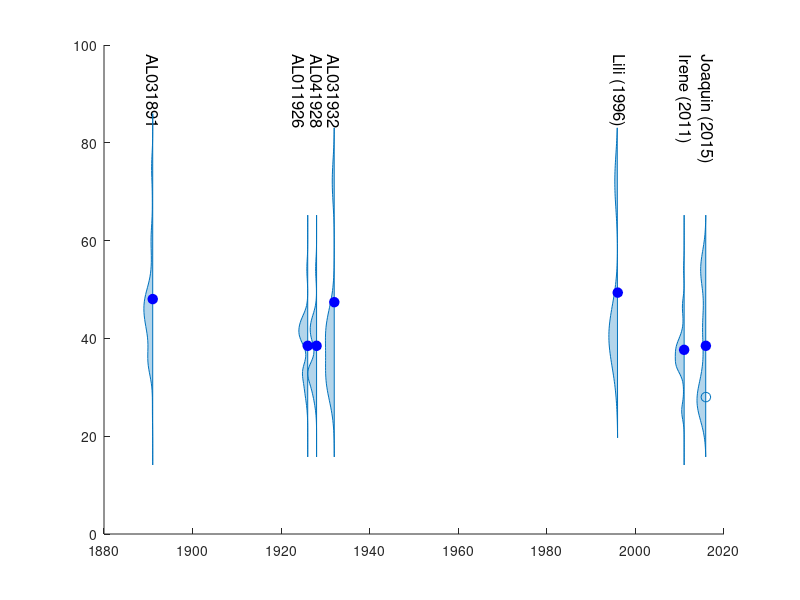

The MATLAB source for this figure: (Note: this script raises an error after producing the figure.)
close all
clc 
clear all


load('x1918.mat');
load('y1918.mat');

load('x1926.mat');
load('y1926.mat');

load('x1928.mat');
load('y1928.mat');

load('x1932.mat');
load('y1932.mat');

load('xlili.mat');
load('ylili.mat');

load('xIrene.mat');
load('yIrene.mat');

load('xJoaquin.mat');
load('yJoaquin.mat');


% rm load
load("rm-hist-distribution.mat");


%%%%%%%%%%%% scaling y
y1918_s=y1918/max(y1918);
y1926_s=y1926/max(y1926);
y1928_s=y1928/max(y1928);
y1932_s=y1932/max(y1932);
ylili_s=ylili/max(ylili);
yIrene_s=yIrene/max(yIrene);
yJoaquin_s=yJoaquin/max(yJoaquin);

%shifting
a=2;


% figure plot
%figurePosition = [1 41 1920/2 964/2];
figurePosition = [1 1 1350 550];
% Figure 1
    % Open a figure with figure handle variable: figure1H 
    %                   (so we do not use gcf)
figure1H = figure(1);
    % Call the axes with the handle: axes1H (so we do not use gca)
axes1H_f1 = axes;
    % Calling the hold on, techincally not needed because 
    % we can plot a patch and the line without it removing 
    % or replacing the line (kind of strange)
% hold on
%box on

%figure(1)

% % llx=y1918_s+14;
% % llx(72)=y1918_s(1)+14;
% % 
% % lly=x1918;
% % lly(72)=x1918(1);
% % 
% % yyaxis 'right'
% % plot1H_f1 = patch(llx,lly,'r')
% % set(plot1H_f1, 'EdgeColor','r','MarkerFaceColor','r','FaceAlpha',0.3)
% % 
% % %%%%%%%%%%%%%%%%%%%%%%
% % 
% % llx=y1926_s+12;
% % llx(141)=y1926_s(1)+12;
% % 
% % lly=x1926;
% % lly(141)=x1926(1);
% % 
% % 
% % plot1H_f2 = patch(llx,lly,'r')
% % set(plot1H_f2, 'EdgeColor','r','MarkerFaceColor','r','FaceAlpha',0.3)
% % 
% % %%%%%%%%%%%%%%%%%%%%%%
% % 
% % llx=y1928_s+10;
% % llx(181)=y1928_s(1)+10;
% % 
% % lly=x1928;
% % lly(181)=x1928(1);
% % 
% % 
% % plot1H_f3 = patch(llx,lly,'r')
% % set(plot1H_f3, 'EdgeColor','r','MarkerFaceColor','r','FaceAlpha',0.3)
% % 
% % %%%%%%%%%%%%%%%%%%%%%%
% % 
% % llx=y1932_s+8;
% % llx(121)=y1932_s(1)+8;
% % 
% % lly=x1932;
% % lly(121)=x1932(1);
% % 
% % 
% % plot1H_f4 = patch(llx,lly,'r')
% % set(plot1H_f4, 'EdgeColor','r','MarkerFaceColor','r','FaceAlpha',0.3)
% % 
% % %%%%%%%%%%%%%%%%%%%%%%
% % 
% % llx=ylili_s+6;
% % llx(121)=ylili_s(1)+6;
% % 
% % lly=xlili;
% % lly(121)=xlili(1);
% % 
% % 
% % plot1H_f5 = patch(llx,lly,'r')
% % set(plot1H_f5, 'EdgeColor','r','MarkerFaceColor','r','FaceAlpha',0.3)
% % 
% % %%%%%%%%%%%%%%%%%%%%%%
% % 
% % llx=yIrene_s+4;
% % llx(181)=yIrene_s(1)+4;
% % 
% % lly=xIrene;
% % lly(181)=xIrene(1);
% % 
% % 
% % plot1H_f6 = patch(llx,lly,'r')
% % set(plot1H_f6, 'EdgeColor','r','MarkerFaceColor','r','FaceAlpha',0.3)
% % 
% % %%%%%%%%%%%%%%%%%%%%%%
% % 
% % llx=yJoaquin_s+2;
% % llx(141)=yJoaquin_s(1)+2;
% % 
% % lly=xJoaquin;
% % lly(141)=xJoaquin(1);
% % 
% % 
% % plot1H_f7 = patch(llx,lly,'r')
% % set(plot1H_f7, 'EdgeColor','r','MarkerFaceColor','r','FaceAlpha',0.3)
% % 
% % hold on
% % %%%%%%%%% adding point
% % plot1H_f8 = plot(2,1.39)
% % set(plot1H_f8, 'Marker','o','MarkerSize', 7,'MarkerFaceColor','[0.9290 0.6940 0.1250]','MarkerEdgeColor','k','LineStyle','-')
% % 
% % hold on
% % plot1H_f9 = plot(4,1.02)
% % set(plot1H_f9, 'Marker','o','MarkerSize', 7,'MarkerFaceColor','[0.9290 0.6940 0.1250]','MarkerEdgeColor','k','LineStyle','-')
% % 
% % hold on
% % plot1H_f10 = plot(6,0.67)
% % set(plot1H_f10, 'Marker','o','MarkerSize', 7,'MarkerFaceColor','[0.9290 0.6940 0.1250]','MarkerEdgeColor','k','LineStyle','-')
% % 
% % 
% % hold on
% % plot1H_f11 = plot(8,0.85)
% % set(plot1H_f11, 'Marker','o','MarkerSize', 7,'MarkerFaceColor','[0.6350, 0.0780, 0.1840]','MarkerEdgeColor','[0.6350, 0.0780, 0.1840]','LineStyle','none')
% % 
% % 
% % 
% % hold on
% % plot1H_f12 = plot(10,1.1)
% % set(plot1H_f12, 'Marker','o','MarkerSize', 7,'MarkerFaceColor','[0.6350, 0.0780, 0.1840]','MarkerEdgeColor','[0.6350, 0.0780, 0.1840]','LineStyle','none')
% % 
% % 
% % hold on
% % plot1H_f13 = plot(12,1.35)
% % set(plot1H_f13, 'Marker','o','MarkerSize', 7,'MarkerFaceColor','[0.6350, 0.0780, 0.1840]','MarkerEdgeColor','[0.6350, 0.0780, 0.1840]','LineStyle','none')
% % 
% % 
% % 
% % hold on
% % plot1H_f14 = plot(14,0.84)
% % set(plot1H_f14, 'Marker','o','MarkerSize', 7,'MarkerFaceColor','[0.6350, 0.0780, 0.1840]','MarkerEdgeColor','[0.6350, 0.0780, 0.1840]','LineStyle','none')
% % 
% % 
% % %%%%%%%%% adding point
% % plot1H_f15 = plot(2,1.65)
% % set(plot1H_f15, 'Marker','o','MarkerSize', 7,'MarkerFaceColor','[0.6350, 0.0780, 0.1840]','MarkerEdgeColor','[0.6350, 0.0780, 0.1840]','LineStyle','none')
% % 
% % hold on
% % plot1H_f16 = plot(4,1.1)
% % set(plot1H_f16, 'Marker','o','MarkerSize', 7,'MarkerFaceColor','[0.6350, 0.0780, 0.1840]','MarkerEdgeColor','[0.6350, 0.0780, 0.1840]','LineStyle','none')
% % 
% % hold on
% % plot1H_f17 = plot(6,0.57)
% % set(plot1H_f17, 'Marker','o','MarkerSize', 7,'MarkerFaceColor','[0.6350, 0.0780, 0.1840]','MarkerEdgeColor','[0.6350, 0.0780, 0.1840]','LineStyle','none')
% % 
% % 
% % 
% % 

text(2015.9,98,'Joaquin (2015)','FontSize',12,'color','k','Rotation',-90)
text(2011,98,'Irene (2011)','FontSize',12,'color','k','Rotation',-90)
text(1996,98,'Lili (1996)','FontSize',12,'color','k','Rotation',-90)
text(1932,98,'AL031932','FontSize',12,'color','k','Rotation',-90)
text(1928,98,'AL041928','FontSize',12,'color','k','Rotation',-90)
text(1924,98,'AL011926','FontSize',12,'color','k','Rotation',-90)
text(1891,98,'AL031891','FontSize',12,'color','k','Rotation',-90)
% % 
% % xlim([0 16])






%titleH_f1 = title(axes1H_f1,'Distribution of Storm Tides and Radius of Maximum Wind Estimations for Historical Storms');
%xLabelH_f1 = xlabel(axes1H_f1,'Return Period (year)');

           
%export_fig(figure1H,'rp_1988_2015.png')

%%%%%%%%%%%%%%%%%%%%%%

llx=-Joaquin(1,:)/max(Joaquin(1,:))*2+2015.9;
llx(101)=-Joaquin(1,1)/max(Joaquin(1,:))*2+2015.9;

lly=Joaquin(2,:);
lly(101)=Joaquin(2,1);

%yyaxis left
plot1H_f18 = patch(llx,lly,[0 0.4470 0.7410])
set(plot1H_f18, 'EdgeColor',[0 0.4470 0.7410],'MarkerFaceColor',[0 0.4470 0.7410],'FaceAlpha',0.3)

hold on
%%%%%%%%%%%%%%%%%%%%%%%%%%%%%%%%%%%%%%%%%%



llx=-Irene(1,:)/max(Irene(1,:))*2+2011;
llx(101)=-Irene(1,1)/max(Irene(1,:))*2+2011;

lly=Irene(2,:);
lly(101)=Irene(2,1);

%yyaxis left
plot1H_f19 = patch(llx,lly,[0 0.4470 0.7410])
set(plot1H_f19, 'EdgeColor',[0 0.4470 0.7410],'MarkerFaceColor',[0 0.4470 0.7410],'FaceAlpha',0.3)

hold on
%%%%%%%%%%%%%%%%%%%%%%%%%%%%%%%%%%%%%%%%%%


llx=-Lili(1,:)/max(Lili(1,:))*2+1996;
llx(101)=-Lili(1,1)/max(Lili(1,:))*2+1996;

lly=Lili(2,:);
lly(101)=Lili(2,1);

%yyaxis left
plot1H_f20 = patch(llx,lly,[0 0.4470 0.7410])
set(plot1H_f20, 'EdgeColor',[0 0.4470 0.7410],'MarkerFaceColor',[0 0.4470 0.7410],'FaceAlpha',0.3)

hold on
%%%%%%%%%%%%%%%%%%%%%%%%%%%%%%%%%%%%%%%%%%


llx=-AL141932(1,:)/max(AL141932(1,:))*2+1932;
llx(101)=-AL141932(1,1)/max(AL141932(1,:))*2+1932;

lly=AL141932(2,:);
lly(101)=AL141932(2,1);

%yyaxis left
plot1H_f21 = patch(llx,lly,[0 0.4470 0.7410])
set(plot1H_f21, 'EdgeColor',[0 0.4470 0.7410],'MarkerFaceColor',[0 0.4470 0.7410],'FaceAlpha',0.3)

hold on
%%%%%%%%%%%%%%%%%%%%%%%%%%%%%%%%%%%%%%%%%%


llx=-AL041928(1,:)/max(AL041928(1,:))*2+1928;
llx(101)=-AL041928(1,1)/max(AL041928(1,:))*2+1928;

lly=AL041928(2,:);
lly(101)=AL041928(2,1);

%yyaxis left
plot1H_f21 = patch(llx,lly,[0 0.4470 0.7410])
set(plot1H_f21, 'EdgeColor',[0 0.4470 0.7410],'MarkerFaceColor',[0 0.4470 0.7410],'FaceAlpha',0.3)

hold on
%%%%%%%%%%%%%%%%%%%%%%%%%%%%%%%%%%%%%%%%%%


llx=-AL011926(1,:)/max(AL011926(1,:))*2+1926;
llx(101)=-AL011926(1,1)/max(AL011926(1,:))*2+1926;

lly=AL011926(2,:);
lly(101)=AL011926(2,1);

%yyaxis left
plot1H_f22 = patch(llx,lly,[0 0.4470 0.7410])
set(plot1H_f22, 'EdgeColor',[0 0.4470 0.7410],'MarkerFaceColor',[0 0.4470 0.7410],'FaceAlpha',0.3)

hold on
%%%%%%%%%%%%%%%%%%%%%%%%%%%%%%%%%%%%%%%%%%



llx=-AL031891(1,:)/max(AL031891(1,:))*2+1891;
llx(101)=-AL031891(1,1)/max(AL031891(1,:))*2+1891;

lly=AL031891(2,:);
lly(101)=AL031891(2,1);

%yyaxis left
plot1H_f22 = patch(llx,lly,[0 0.4470 0.7410])
set(plot1H_f22, 'EdgeColor',[0 0.4470 0.7410],'MarkerFaceColor',[0 0.4470 0.7410],'FaceAlpha',0.3)

hold on
%%%%%%%%%%%%%%%%%%%%%%%%%%%%%%%%%%%%%%%%%%

% adding points
%%%%%%%%% adding point
plot1H_f23 = plot(2015.9,mean(Joaquin(2,:))-2)
set(plot1H_f23, 'Marker','o','MarkerSize', 7,'MarkerFaceColor','b','MarkerEdgeColor','b','LineStyle','none')

hold on
plot1H_f24 = plot(2011,mean(Irene(2,:))-2)
set(plot1H_f24, 'Marker','o','MarkerSize', 7,'MarkerFaceColor','b','MarkerEdgeColor','b','LineStyle','none')

hold on
plot1H_f25 = plot(1996,mean(Lili(2,:))-2)
set(plot1H_f25, 'Marker','o','MarkerSize', 7,'MarkerFaceColor','b','MarkerEdgeColor','b','LineStyle','none')


hold on
plot1H_f26 = plot(1932,mean(AL141932(2,:))-2)
set(plot1H_f26, 'Marker','o','MarkerSize', 7,'MarkerFaceColor','b','MarkerEdgeColor','b','LineStyle','none')



hold on
plot1H_f27 = plot(1928,mean(AL041928(2,:))-2)
set(plot1H_f27, 'Marker','o','MarkerSize', 7,'MarkerFaceColor','b','MarkerEdgeColor','b','LineStyle','none')


hold on
plot1H_f28 = plot(1926,mean(AL011926(2,:))-2)
set(plot1H_f28, 'Marker','o','MarkerSize', 7,'MarkerFaceColor','b','MarkerEdgeColor','b','LineStyle','none')



hold on
plot1H_f29 = plot(1891,mean(AL031891(2,:))-2)
set(plot1H_f29, 'Marker','o','MarkerSize', 7,'MarkerFaceColor','b','MarkerEdgeColor','b','LineStyle','none')

%%%%%%%%% adding point
plot1H_f30 = plot(2015.9,28)
set(plot1H_f30, 'Marker','o','MarkerSize', 7,'MarkerFaceColor','[0.2 0.8 0.1]','MarkerEdgeColor','[0.2 0.8 0.1]','LineStyle','none')

hold on
plot1H_f31 = plot(2011,45)
set(plot1H_f31, 'Marker','o','MarkerSize', 7,'MarkerFaceColor','[0.2 0.8 0.1]','MarkerEdgeColor','[0.2 0.8 0.1]','LineStyle','none')

hold on
plot1H_f32 = plot(1996,55.56)
set(plot1H_f32, 'Marker','o','MarkerSize', 7,'MarkerFaceColor','[0.2 0.8 0.1]','MarkerEdgeColor','[0.2 0.8 0.1]','LineStyle','none')

%%%%%%%%%%%%%%%%%%%%%%%%%%%%%%%%%%%%%%%%%%%%%%%%%%%%%%%%%
xlim([1880 2020])
ylim([10 98])
%ylabel('R_m (km)');

yLabelH_f1 = ylabel(axes1H_f1,'R_m (km)');

%set(gca,'XColor', 'none','YColor','none')
% set(gca,'visible','off')
% set(gca,'xtick',[0.2 1])

%axes1H_f1.XAxis.Visible ='off';



set(axes1H_f1, 'color', 'k', ...
               'LineWidth', 2, ...
               'FontName', 'Arial',...
               'FontSize', 12)      % This command will make sure the tick
           
% set(titleH_f1, 'color', 'k', ...
%                'LineWidth', 2, ...
%                'FontName', 'Arial',...
%                'FontSize', 14) % The title is separate from the axes   


set(figure1H, 'Position', figurePosition)
% set(gcf, 'Position', figurePosition)   
    % Setting a box around the axes
    
    %xtickformat('dd-MMM-yyyy')
%box on

    % Setting the background color of the figure to be none,
    % or transparent, if we do not have a figure handle we can 
    % use gcf instead as shown:
set(figure1H, 'color', 'w'); % set(gcf, 'color', 'none');

set(axes1H_f1, 'color', 'w'); % set(gca, 'color', 'none');

    % Again another axes adjustment
    
set(axes1H_f1, 'XColor', 'k', ...
            'YColor', 'k');



print(gcf,'rm_distribution.png','-dpng','-r300'); 

